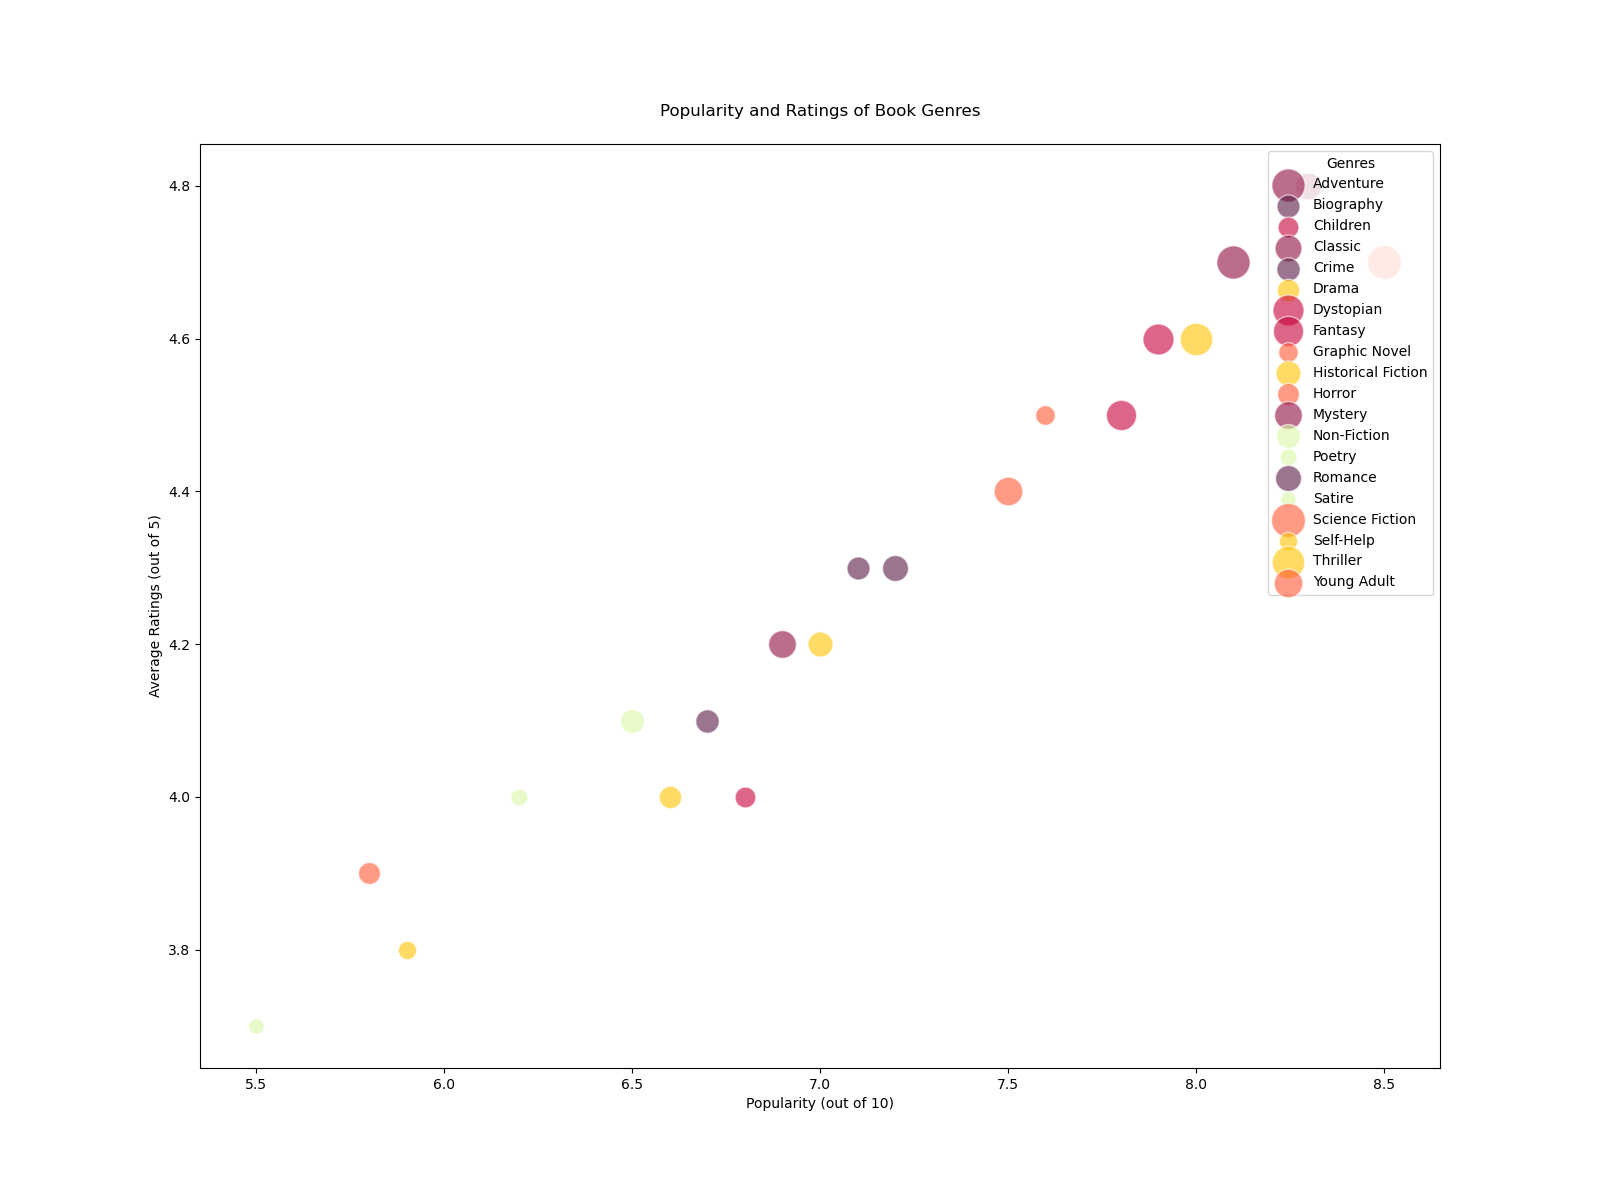

The script that drew this image:

import matplotlib.pyplot as plt

genres = ['Science Fiction', 'Fantasy', 'Mystery', 'Romance', 'Thriller', 'Horror', 'Non-Fiction', 'Historical Fiction', 'Young Adult', 'Children', 'Classic', 'Biography', 'Self-Help', 'Poetry', 'Graphic Novel', 'Dystopian', 'Adventure', 'Crime', 'Drama', 'Satire']
popularity = [8.5, 7.8, 6.9, 7.2, 8.0, 5.8, 6.5, 7.0, 7.5, 6.8, 8.3, 7.1, 5.9, 6.2, 7.6, 7.9, 8.1, 6.7, 6.6, 5.5]
ratings = [4.7, 4.5, 4.2, 4.3, 4.6, 3.9, 4.1, 4.2, 4.4, 4.0, 4.8, 4.3, 3.8, 4.0, 4.5, 4.6, 4.7, 4.1, 4.0, 3.7]
users = [120000, 95000, 80000, 70000, 110000, 50000, 60000, 65000, 85000, 45000, 75000, 55000, 35000, 30000, 40000, 100000, 115000, 57000, 52000, 25000]

fig, ax = plt.subplots(figsize=(16, 12))

sizes = [users_count / 200 for users_count in users]

colors = ['#FF5733', '#C70039', '#900C3F', '#581845', '#FFC300', '#FF5733', '#DAF7A6', '#FFC300', '#FF5733', '#C70039', '#900C3F', '#581845', '#FFC300', '#DAF7A6', '#FF5733', '#C70039', '#900C3F', '#581845', '#FFC300', '#DAF7A6']

for (genre, pop, rating, size, color) in zip(genres, popularity, ratings, sizes, colors):
    ax.scatter(pop, rating, s=size, label=genre, alpha=0.6, edgecolors='w', color=color)

plt.title('Popularity and Ratings of Book Genres', pad=20, loc='center')
plt.xlabel('Popularity (out of 10)')
plt.ylabel('Average Ratings (out of 5)')

handles, labels = ax.get_legend_handles_labels()
hl = sorted(zip(handles, labels), key=lambda x: x[1])
handles2, labels2 = zip(*hl)
ax.legend(handles2, labels2, loc="upper right", title="Genres")

plt.show()
